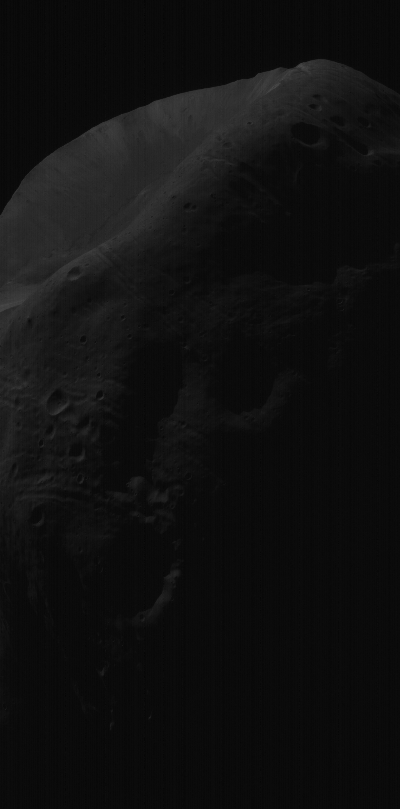
%> input picture l4/phobos.bmp, 400 x 809 px
$ octave lab4_b.m   (GNU Octave 9; MATLAB toolbox functions it lacks are replaced by stand-ins)
%> lines starting %> are read from the running program, lines starting %| are printed output that depends on the picture
clearvars;
close all;
clc;

%
phobos = imread('phobos.bmp');
%> phobos is the input picture: size 809x400 uint8; min 3, max 73, mean 16.1

%%
figure();
subplot(1,2,1);
imshow(phobos);
title('original');
subplot(1,2,2);
histeq(phobos);
title('histeq');

% wynik operacji nie jest satysfakcjonujacy, wyrownanie histeq uwydatnilo
% mankamenty zdjecia

%%
figure(2);
load histogramZadany;

plot(histogramZadany);
title('histogramZadany');
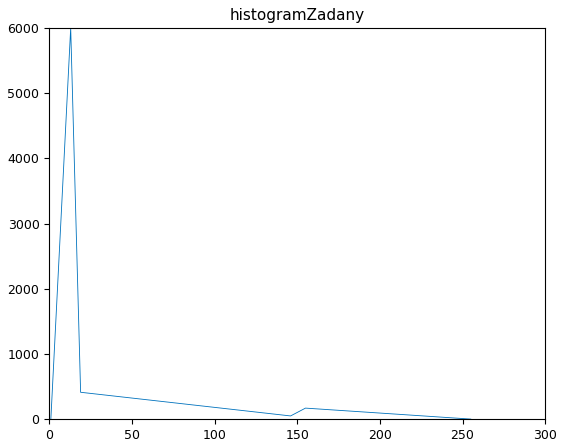
%> figure redrawn from the program's plot data; curve peaks at x = 13, y = 6000

%% matching
figure(3);
phobos_matched = histeq(phobos, histogramZadany);
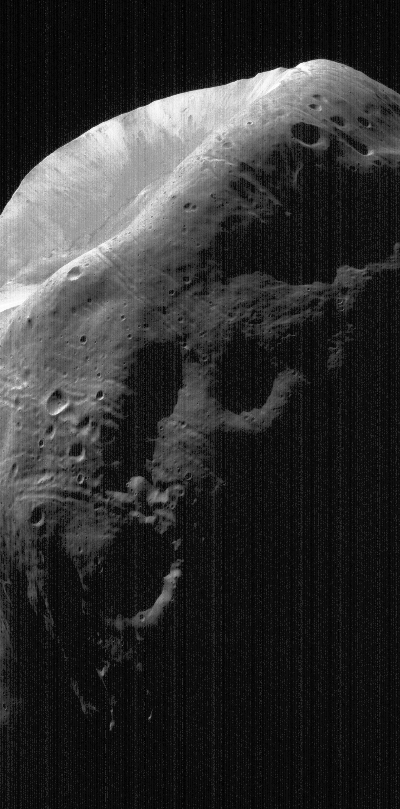
%> phobos_matched: size 809x400 uint8; min 0, max 255, mean 47.7
subplot(1,3,1);
imshow(phobos_matched);
title('histeq');

% histogram
subplot(1,3,2);
imhist(phobos_matched, 256);
title('histogram');

% adjust & CLAHE
phobos_streched = imadjust(phobos);
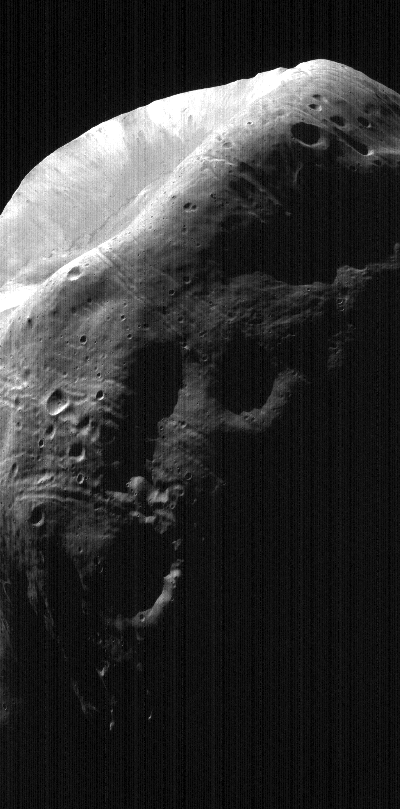
%> phobos_streched: size 809x400 uint8; min 0, max 255, mean 48
phobos_adapted = adapthisteq(phobos_streched);

subplot(1,3,3);
imshow(phobos_adapted);
title('rociagniete oraz CLAHE');
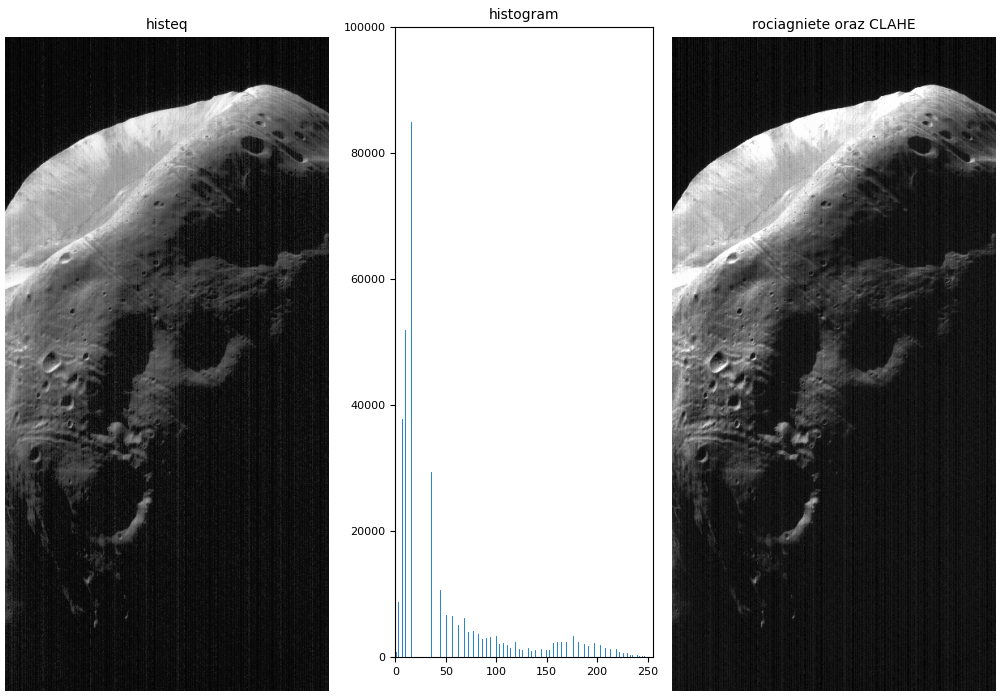
%> figure redrawn from the program's plot data, 3 panels

% najwiecej szczegolow jest widoczne na obrazie rozciagnietym i wyrownanym
% metoda CLAHE
